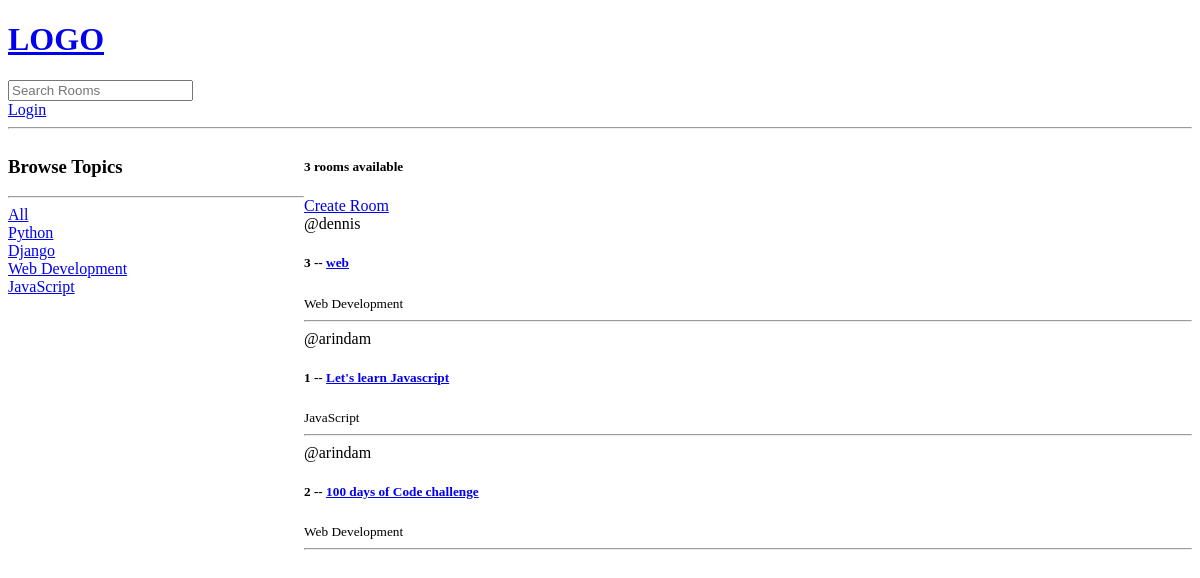
The app's page /, older data.
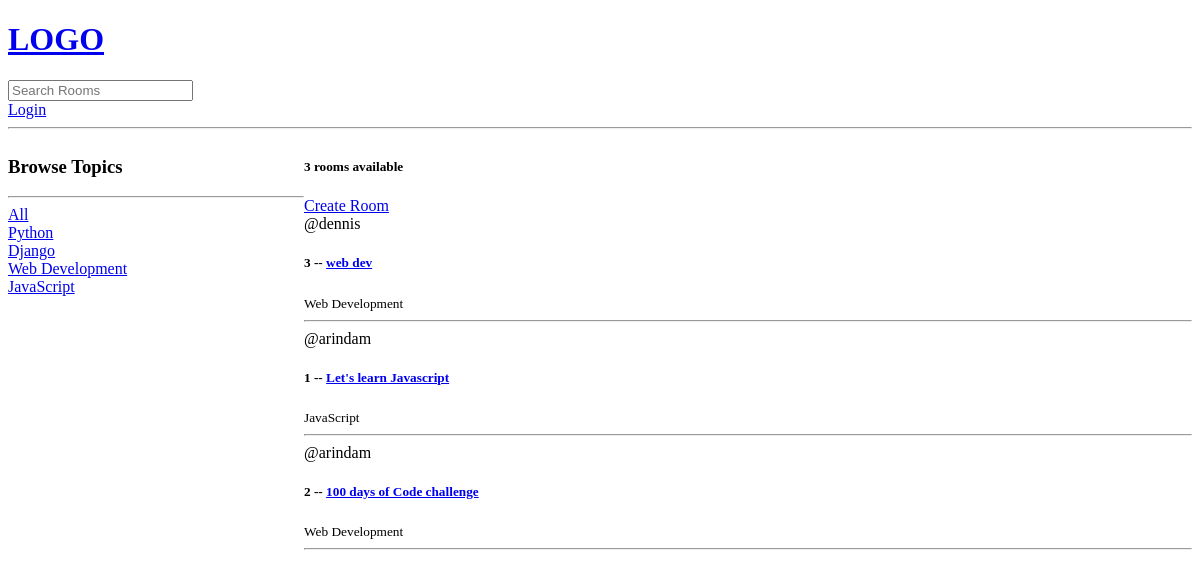
The same page, newer data.
### base/models.py (models this page shows, shortened)
class Room(models.Model):
    host = models.ForeignKey(User, on_delete=models.SET_NULL, null=True)
    topic = models.ForeignKey(Topic, on_delete=models.SET_NULL, null=True)
    name = models.CharField(max_length=200)
    description = models.TextField(null=True, blank=True)
    updated = models.DateTimeField(auto_now=True)
    created = models.DateTimeField(auto_now_add=True)
    class Meta:
        ordering = ['-updated','-created']

class Topic(models.Model):
    name = models.CharField(max_length=200)

### base/views.py (the view)
# urls.py: path('', views.home, name="home"),
def home(request):  # request refers to HTTP request object
    q = request.GET.get('q') if request.GET.get('q')!=None else '' #This will get the query parameter from the URL, if it exists
    rooms = Room.objects.filter(
        Q(topic__name__icontains=q) |
        Q(name__icontains=q) |
        Q(description__icontains=q)
        ) #Making a call upwards to the topic schema, and making sure that the topic name at least contains the query string (case insensitive)
    topics = Topic.objects.all()
    room_count = rooms.count()
    context = {'rooms': rooms, 'topics':topics, 'room_count':room_count}
    return render(request, 'base/home.html', context)

### base/templates/base/home.html (shortened to what this page needs)
{% extends 'main.html' %}
{% block content %}
<div class="home-container">
    <div>
        <h3>Browse Topics</h3>
        <hr>
        <div>
            <a href="{% url 'home' %}">All</a>
        </div>
        {% for topic in topics %}
        <div>
            <a href="{% url 'home' %}?q={{topic.name}}">{{topic.name}}</a>
        </div>
        {% endfor %}
    </div>
    <div>
        <h5>{{room_count}} rooms available</h5>
        <a href="{% url 'create-room' %}">Create Room</a>
        <div>
            {% for room in rooms %}
            <div>
                <span>@{{room.host.username}}</span>
                <h5>{{room.id}} -- <a href="{% url 'room' room.id %}">{{room.name}}</a></h5>
                <small>{{room.topic.name}}</small>
                <hr>
            </div>
            {% endfor %}
        </div>
    </div>
</div>
{% endblock content %}

Row changes from the older to the newer data that the page shows:
changed Room "dennis": name "web" → "web dev"
